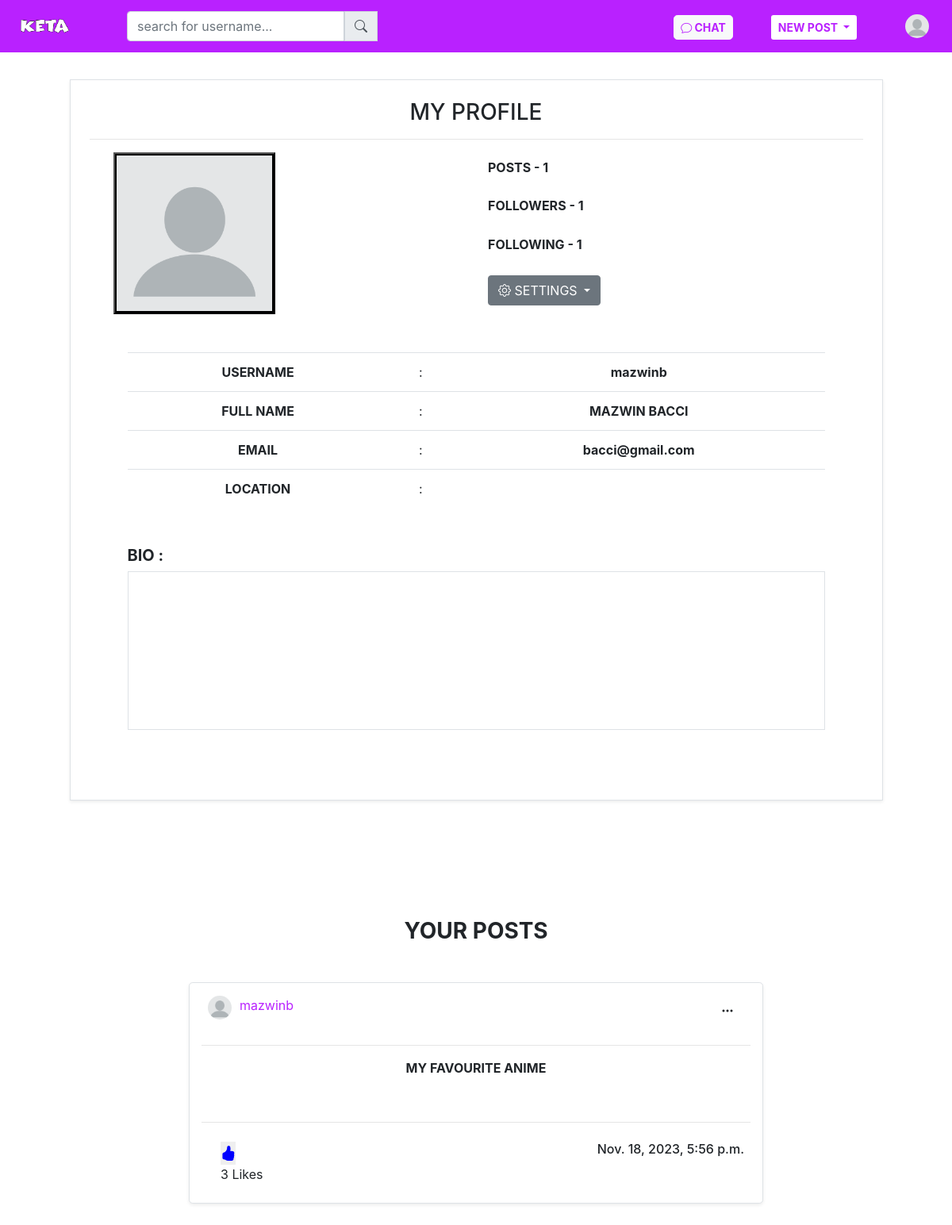
Screenshot of /user/my_profile/ (signed in) with the database file from the repository.
### user/models.py (models this page shows, shortened)
class Post(models.Model):
    id = models.BigAutoField(primary_key=True)
    user = models.CharField(
        max_length=100
    )
    image = models.FileField(
        max_length=2000,
        upload_to='Upload/Posted_Images',
        blank=True
    )
    text = models.CharField(
        max_length=500,
        blank=True
    )
    no_of_likes = models.BigIntegerField(
        default=0
    )
    created_at = models.DateTimeField(default=datetime.now)
    userid = models.ForeignKey(User,on_delete=models.DO_NOTHING)
    profile = models.ForeignKey(Profile,on_delete=models.DO_NOTHING)

### user/views.py (the view)
# urls.py: path('my_profile/',my_profile,name='my_profile'),
@login_required(login_url='login')
def my_profile(request):
    user = User.objects.get(id=request.user.id)
    profile = Profile.objects.get(user_id=request.user.id)
    posts = Post.objects.filter(user=request.user.username)
    followingfilter = Followers.objects.filter(following=request.user.username)
    following = len(followingfilter)
    followerfilter = Followers.objects.filter(follower=request.user.username)
    follower = len(followerfilter)
    context = {
        'user':user,
        'profile':profile,
        'posts':posts,
        'no_of_posts':len(posts),
        'follower':follower,
        'following':following,
    }
    return render(request,'myprofile.html',context)

### user/templates/myprofile.html (shortened to what this page needs)
{% extends 'userbase.html' %}
{% block content %}
    <div class="row justify-content-center">
        <div class="col-md-10 shadow-sm p-4 border border-3">
            <h3 class="text-center ">MY PROFILE</h3>
            <hr/>
            <div class="head d-flex justify-content-between">
                <div class="col-md-6">
                    <div class="container">
                        <div class="dropdown">
                            <button type="button" data-toggle="dropdown" aria-expanded="false">
                                {% if profile.profilepic %}
                                <img style="max-height: 200px;max-width: 200px;border: 2px black solid;" src="/media/{{ profile.profilepic }}" alt="">
                                {% else %}
                                <img style="max-height: 200px;max-width: 200px;border: 2px black solid;" src="/media/{{ profile.profilepic.field.default }}" alt="Default Profile Picture">
                                {% endif %}
                            </button>
                        </div>
                    </div>
                </div>
                <div class="col-md-6">
                    <div class="row h-100 align-items-center justify-content-center">
                        <div class="col-md-12">
                            <h6 class="font-weight-bolder">POSTS - {{ no_of_posts }}</h6>
                        </div>
                        <div class="col-md-12">
                            <h6 class="font-weight-bolder">FOLLOWERS - {{ follower }}</h6>
                        </div>
                        <div class="col-md-12">
                            <h6 class="font-weight-bolder">FOLLOWING - {{ following }}</h6>
                        </div>
                        <div class="col-md-12">
                            <div class="dropdown">
                                <button class="btn btn-secondary dropdown-toggle" type="button" data-toggle="dropdown" aria-expanded="false">
                                    <i class="bi bi-gear"></i> SETTINGS
                                </button>
                            </div>
                        </div>
                    </div>
                </div>
            </div>
            <div class="tail p-5">
                <table class="table text-center">
                    <tr>
                        <th>USERNAME</th>
                        <td>:</td>
                        <th>{{ user.username }}</th>
                    </tr>
                    <tr>
                        <th>FULL NAME</th>
                        <td>:</td>
                        <th class="text-uppercase">{{ user.first_name }} {{ user.last_name }}</th>
                    </tr>
                    <tr>
                        <th>EMAIL</th>
                        <td>:</td>
                        <th>{{ user.email }}</th>
                    </tr>
                    <tr>
                        <th>LOCATION</th>
                        <td>:</td>
                        <th>{{ profile.location }}</th>
                    </tr>
                </table>
                <h5 class="font-weight-bolder mt-5">BIO :</h5>
                <p style="min-height: 200px;min-width: 200px;" class="text-center border">{{ profile.bio }}</p>
            </div>
        </div>
    </div>
    <div class="row justify-content-center" style="margin-top: 100px;">
        <div class="col-md-8 p-5">
            <h3 class="text-center mb-5 font-weight-bolder">
                YOUR POSTS
            </h3>
            {% for post in posts reversed %}
                    {% if post.image == "" %}
                        <div class="container border mb-5 bg-white shadow-sm rounded-lg">
                            <div class="d-flex header p-2 pt-3 justify-content-between">
                                <div class="d-flex">
                                    <a href="">
                                        {% if post.profile.profilepic %}
                                        <img style="height: 30px;width: 30px;border-radius: 50%; margin-right: 10px;" src="/media/{{ post.profile.profilepic }}" alt="">
                                        {% else %}
                                        <img style="height: 30px;width: 30px;border-radius: 50%; margin-right: 10px;" src="/media/{{ post.profile.profilepic.field.default }}" alt="">
                                        {% endif %}
                                    </a>
                                    <span><a style="text-decoration: none;color:#b921ff ;" href="">{{ post.user }}</a></span>
                                </div>
                                <div>
                                    <div class="btn-group dropup">
                                        <button type="button" class="btn" data-toggle="dropdown" aria-expanded="false">
                                            <i class="bi bi-three-dots"></i>
                                        </button>
                                        <div class="dropdown-menu dropdown-menu-right">
                                            <a class="dropdown-item text-danger" onclick="return confirm('Are you sure you want to delete the post?');" href="{% url 'delete_post' id=post.id %}"><i class="bi bi-trash"></i> DELETE</a>
                                        </div>
                                    </div>
                                </div>
                            </div>
                            <hr>
                            <div class="text">
                                <p class="ml-3 font-weight-bold text-uppercase">{{ post.text }}</p>
                            </div>
                            <hr>
                            <div class="p-2 ml-3 footer d-flex justify-content-between">
                                <div class="like">
                                    <form action="" method="post">
                                        {% csrf_token %}
                                        <button style="border: none;color: blue;font-size: larger;" data-post-id="{{ post.id }}" class="likebtn font-weight-bolder"> <i class="bi bi-hand-thumbs-up-fill"></i></button>
                                    </form>
                                {% if post.no_of_likes == 0 %}
                                    <p class="post-id-{{ post.id }}">No Like</p>
                                {% elif post.no_of_likes == 1 %}
                                    <p class="post-id-{{ post.id }}">{{ post.no_of_likes }} Like</p>
                                {% else %}
                                    <p class="post-id-{{ post.id }}">{{ post.no_of_likes }} Likes</p>
                                {% endif %}
                                </div>
                                <div class="createdat">
                                    <h6>{{ post.created_at }}</h6>
                                </div>
                            </div>
                        </div>
                    {% else %}
                        <div class="container border mb-5 bg-white shadow-sm rounded-lg">
                            <div class="d-flex header p-2 pt-3 justify-content-between">
                                <div class="d-flex">
                                    <a href="">
                                        {% if post.profile.profilepic %}
                                        <img style="height: 30px;width: 30px;border-radius: 50%; margin-right: 10px;" src="/media/{{ post.profile.profilepic }}" alt="">
                                        {% else %}
                                        <img style="height: 30px;width: 30px;border-radius: 50%; margin-right: 10px;" src="/media/{{ post.profile.profilepic.field.default }}" alt="">
                                        {% endif %}
                                    </a>
                                    <span><a style="text-decoration: none;color:#b921ff ;" href="">{{ post.user }}</a></span>
                                </div>
                                <div>
                                    <div class="btn-group dropup">
                                        <button type="button" class="btn" data-toggle="dropdown" aria-expanded="false">
                                            <i class="bi bi-three-dots"></i>
                                        </button>
                                    </div>
                                </div>
                            </div>
                            <hr>
                            <div class="text">
                                <p class="text-center font-weight-bold text-uppercase">{{ post.text }}</p>
                            </div>
                            <div class="image text-center">
                            </div>
                            <hr>
                            <div class="p-2 ml-3 footer d-flex justify-content-between">
                                <div class="like">
                                    <form action="" method="post">
                                        <button style="border: none;color: blue;font-size: larger;" data-post-id="{{ post.id }}" class="likebtn font-weight-bolder"> <i class="bi bi-hand-thumbs-up-fill"></i></button>
                                    </form>
                                {% if post.no_of_likes == 0 %}
                                    <p class="post-id-{{ post.id }}">No Like</p>
                                {% elif post.no_of_likes == 1 %}
                                    <p class="post-id-{{ post.id }}">{{ post.no_of_likes }} Like</p>
                                {% else %}
                                    <p class="post-id-{{ post.id }}">{{ post.no_of_likes }} Likes</p>
                                {% endif %}
                                </div>
                                <div class="createdat">
                                    <h6>{{ post.created_at }}</h6>
                                </div>
                            </div>
                        </div>
                    {% endif %}
                {% endfor %}
            </div>
        </div>
{% endblock content %}

### user/templates/userbase.html (style rules this page uses)
* { margin: 0; padding: 0; box-sizing: border-box; }
body { overflow-x: hidden; margin-top: 70px; }

### rows the page displays
Post: user "mazwinb", text "MY FAVOURITE ANIME", no_of_likes "3", created_at "Nov. 18, 2023, 5:56 p.m."

### other values shown
{{ no_of_posts }} "1"
{{ follower }} "1"
{{ following }} "1"
{{ user.username }} "mazwinb"
{{ user.first_name }} "MAZWIN"
{{ user.last_name }} "BACCI"
{{ user.email }} "bacci@gmail.com"
